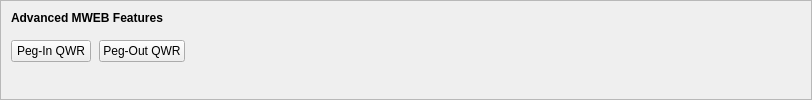
    <widget class="QFrame" name="frameMWEBFeatures">
     <property name="sizePolicy">
      <sizepolicy hsizetype="Expanding" vsizetype="Expanding">
       <horstretch>0</horstretch>
       <verstretch>0</verstretch>
      </sizepolicy>
     </property>
     <property name="maximumSize">
      <size>
       <width>16777215</width>
       <height>16777215</height>
      </size>
     </property>
     <property name="frameShape">
      <enum>QFrame::StyledPanel</enum>
     </property>
     <property name="frameShadow">
      <enum>QFrame::Sunken</enum>
     </property>
     <layout class="QVBoxLayout" name="verticalLayoutMWEBFeatures2">
      <property name="spacing">
       <number>0</number>
      </property>
      <property name="leftMargin">
       <number>0</number>
      </property>
      <property name="topMargin">
       <number>0</number>
      </property>
      <property name="rightMargin">
       <number>0</number>
      </property>
      <property name="bottomMargin">
       <number>6</number>
      </property>
      <item>
       <layout class="QVBoxLayout" name="verticalLayoutMWEBFeatures" stretch="0,0,1">
        <property name="spacing">
         <number>0</number>
        </property>
        <property name="leftMargin">
         <number>10</number>
        </property>
        <property name="topMargin">
         <number>10</number>
        </property>
        <item>
         <layout class="QHBoxLayout" name="horizontalLayoutMWEBFeatures1">
          <property name="bottomMargin">
           <number>15</number>
          </property>
          <item>
           <widget class="QLabel" name="labelMWEBFeatures">
            <property name="sizePolicy">
             <sizepolicy hsizetype="Preferred" vsizetype="Maximum">
              <horstretch>0</horstretch>
              <verstretch>0</verstretch>
             </sizepolicy>
            </property>
            <property name="font">
             <font>
              <weight>75</weight>
              <bold>true</bold>
             </font>
            </property>
            <property name="styleSheet">
             <string notr="true">font-weight:bold;</string>
            </property>
            <property name="text">
             <string>Advanced MWEB Features</string>
            </property>
           </widget>
          </item>
         </layout>
        </item>
        <item>
         <layout class="QHBoxLayout" name="horizontalLayoutMWEBFeatures2" stretch="0,0,0">
          <property name="spacing">
           <number>8</number>
          </property>
          <property name="bottomMargin">
           <number>10</number>
          </property>
          <item>
           <widget class="QPushButton" name="pushButtonMWEBPegIn">
            <property name="styleSheet">
             <string notr="true"/>
            </property>
            <property name="text">
             <string>Peg-In QWR</string>
            </property>
            <property name="checkable">
             <bool>true</bool>
            </property>
            <property name="autoDefault">
             <bool>false</bool>
            </property>
           </widget>
          </item>
          <item>
           <widget class="QPushButton" name="pushButtonMWEBPegOut">
            <property name="styleSheet">
             <string notr="true"/>
            </property>
            <property name="text">
             <string>Peg-Out QWR</string>
            </property>
            <property name="checkable">
             <bool>true</bool>
            </property>
            <property name="autoDefault">
             <bool>false</bool>
            </property>
           </widget>
          </item>
          <item>
           <spacer name="horizontalSpacerMWEBFeatures">
            <property name="orientation">
             <enum>Qt::Horizontal</enum>
            </property>
            <property name="sizeHint" stdset="0">
             <size>
              <width>40</width>
              <height>1</height>
             </size>
            </property>
           </spacer>
          </item>
         </layout>
        </item>
        <item>
         <spacer name="verticalSpacerMWEBFeatures">
          <property name="orientation">
           <enum>Qt::Vertical</enum>
          </property>
          <property name="sizeHint" stdset="0">
           <size>
            <width>800</width>
            <height>1</height>
           </size>
          </property>
         </spacer>
        </item>
       </layout>
      </item>
     </layout>
    </widget>
